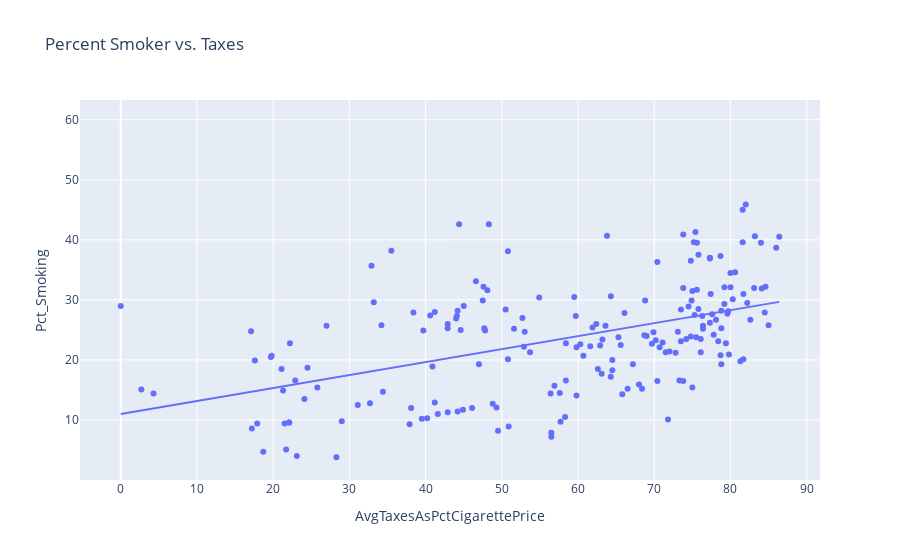

Notebook code cell kept with this figure:
### Markdown cell above
Question: Do countries with higher taxes on cigarettes have lower percentage of smokers?

Graph: Percent of smokers in a country after an onset period vs taxes imposed on cigarettes.

### Code cell
px.scatter(reg_use_df, x="AvgTaxesAsPctCigarettePrice", y="Pct_Smoking", title="Percent Smoker vs. Taxes", trendline="ols")

### Figure 1 — Plotly figure (JSON) as saved in the notebook; plotly's stock layout.template omitted (floating-point values rounded to 4 significant figures; data arrays with more than 128 entries replaced by an {"elided": "..."} marker saying what was removed)
{"data": [{"hovertemplate": "AvgTaxesAsPctCigarettePrice=%{x}<br>Pct_Smoking=%{y}<extra></extra>", "legendgroup": "", "marker": {"color": "#636efa", "symbol": "circle"}, "mode": "markers", "name": "", "orientation": "v", "showlegend": false, "type": "scatter", "x": {"elided": "596 float values"}, "xaxis": "x", "y": {"elided": "596 float values"}, "yaxis": "y"}, {"hovertemplate": "<b>OLS trendline</b><br>Pct_Smoking = 0.216036 * AvgTaxesAsPctCigarettePrice + 11.0067<br>R<sup>2</sup>=0.235775<br><br>AvgTaxesAsPctCigarettePrice=%{x}<br>Pct_Smoking=%{y} <b>(trend)</b><extra></extra>", "legendgroup": "", "marker": {"color": "#636efa", "symbol": "circle"}, "mode": "lines", "name": "", "showlegend": false, "type": "scatter", "x": {"elided": "193 float values"}, "xaxis": "x", "y": {"elided": "193 float values"}, "yaxis": "y"}], "layout": {"legend": {"tracegroupgap": 0}, "title": {"text": "Percent Smoker vs. Taxes"}, "xaxis": {"anchor": "y", "domain": [0, 1], "title": {"text": "AvgTaxesAsPctCigarettePrice"}}, "yaxis": {"anchor": "x", "domain": [0, 1], "title": {"text": "Pct_Smoking"}}}}
